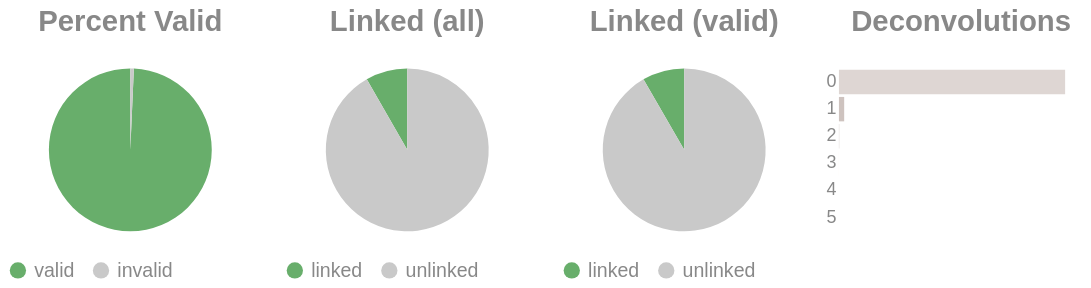

Notebook source saved alongside this figure:
### Code cell
if SKIPLR:
    pass
else:
    clash = Counter()
    for i in valids['molecule'].to_list():
        _mol = i.split("-")
        if len(_mol) == 1:
            clash.update('0')
        else:
            clash.update(_mol[-1])

    _d = {"deconvolutions": [], 'count': []}
    for k,v in clash.items():
        _d['deconvolutions'].append(k)
        _d['count'].append(v)

    tot_valid = valids['reads'].sum()
    mask = valids['reads'] >= 2
    n_linked_reads = valids.filter(mask)['reads'].sum()
    if n_linked_reads == 0:
        print_html("No linked molecules (>=2 reads) were detected; skipping linked-only distributions.")
        SKIPLR = True
    else:
        perc_valid = round(tot_valid / n_reads, 4)
        linked_perc_abs = round(n_linked_reads / n_reads, 4)
        linked_perc = round(n_linked_reads / tot_valid, 4)

    _valid = pl.DataFrame({"valids": ['valid', 'invalid'], "count": [tot_valid, n_reads - tot_valid]})
    _linked_abs = pl.DataFrame({"linked (absolute)": ['linked', 'unlinked'], "count": [n_linked_reads, n_reads - n_linked_reads]})
    _linked_rel = pl.DataFrame({"linked (valids)": ['linked', 'unlinked'], "count": [n_linked_reads, tot_valid - n_linked_reads]})

    (
        alt.hconcat(
            piechart(_valid, goodval = 'valid', title = "Percent Valid"),
            piechart(_linked_abs, goodval = "linked", title =  "Linked (all)"),
            piechart(_linked_rel, goodval = "linked", title =  "Linked (valid)"),
            convolutionbar(pl.DataFrame(_d), title = "Deconvolutions"),
            center = True,
            bounds = 'flush'
        )
        .resolve_scale(color='independent')
        .resolve_legend('independent')
        .properties(usermeta={'embedOptions': {"actions": False}})
    ).display()

### Figure 1 — Vega-Lite specification as saved in the notebook (floating-point values rounded to 4 significant figures)
{"width": "container", "height": 400, "config": {"title": {"anchor": "start", "dy": -15, "fontSize": 18, "color": "#888888", "subtitleColor": "#888888", "subtitleFontSize": 14}, "arc": {"fill": "#0072B2"}, "axis": {"domainColor": "#888888", "domainWidth": 0.5, "gridWidth": 0.2, "grid": false, "titleFontWeight": 400, "titleFontSize": 15, "labelFontSize": 11, "labelColor": "#888888", "tickColor": "#888888", "tickWidth": 0.2, "titleColor": "#888888"}, "axisBand": {"grid": false}, "axisX": {"grid": true, "tickSize": 10, "domainCap": "round"}, "axisY": {"domain": false, "grid": true, "tickSize": 0, "domainCap": "round"}, "background": "transparent", "header": {"labelFontSize": 15, "labelColor": "#888888", "titleFontSize": 15, "titleFontWeight": 600, "titleColor": "#888888"}, "legend": {"labelFont": "sans-serif", "labelFontSize": 12, "labelColor": "#888888", "symbolSize": 100, "symbolType": "circle", "titleFontSize": 12, "titlePadding": 10, "titleColor": "#888888", "title": null}, "range": {"category": ["#E69F00", "#56B4E9", "#009E73", "#F0E442", "#0072B2", "#D55E00", "#CC79A7", "#000000"], "diverging": ["#cfe8f3", "#a2d4ec", "#73bfe2", "#46abdb", "#1696d2", "#12719e"]}, "area": {"fill": "#0072B2", "fillOpacity": 0.7, "line": true, "strokeOpacity": 0.7}, "line": {"color": "#0072B2", "stroke": "#0072B2", "strokeWidth": 2}, "trail": {"color": "#0072B2", "stroke": "#0072B2", "strokeWidth": 0, "size": 1}, "point": {"filled": true, "fillOpacity": 1.0, "size": 95}, "text": {"color": "#888888", "fontSize": 11, "align": "right", "fontWeight": 400, "size": 11}, "bar": {"fill": "#0072B2", "stroke": null}, "view": {"stroke": null, "continuousWidth": 660, "continuousHeight": 400}}, "hconcat": [{"data": {"name": "data-abe7aa9610e06c14d00a5a5d69a5ca58"}, "mark": {"type": "arc"}, "encoding": {"color": {"field": "valids", "legend": {"orient": "bottom", "title": null}, "scale": {"domain": ["valid", "invalid"], "range": ["#68ae6b", "#C9C9C9"]}, "title": "Valids", "type": "nominal"}, "theta": {"field": "count", "type": "quantitative"}, "tooltip": [{"field": "valids", "title": "Valids", "type": "ordinal"}, {"field": "percent", "format": ".2%", "title": "Percent", "type": "quantitative"}, {"field": "count", "title": "Count", "type": "quantitative"}]}, "height": 100, "title": {"text": "Percent Valid", "align": "center", "anchor": "middle"}, "transform": [{"calculate": "datum.count / 2596077", "as": "percent"}], "width": 150}, {"data": {"name": "data-962734bc4582882d40e2cab86f64bdd8"}, "mark": {"type": "arc"}, "encoding": {"color": {"field": "linked (absolute)", "legend": {"orient": "bottom", "title": null}, "scale": {"domain": ["linked", "unlinked"], "range": ["#68ae6b", "#C9C9C9"]}, "title": "Linked (Absolute)", "type": "nominal"}, "theta": {"field": "count", "type": "quantitative"}, "tooltip": [{"field": "linked (absolute)", "title": "Linked (Absolute)", "type": "ordinal"}, {"field": "percent", "format": ".2%", "title": "Percent", "type": "quantitative"}, {"field": "count", "title": "Count", "type": "quantitative"}]}, "height": 100, "title": {"text": "Linked (all)", "align": "center", "anchor": "middle"}, "transform": [{"calculate": "datum.count / 2596077", "as": "percent"}], "width": 150}, {"data": {"name": "data-bdd284cd665aed1ad4d99b988be76104"}, "mark": {"type": "arc"}, "encoding": {"color": {"field": "linked (valids)", "legend": {"orient": "bottom", "title": null}, "scale": {"domain": ["linked", "unlinked"], "range": ["#68ae6b", "#C9C9C9"]}, "title": "Linked (Valids)", "type": "nominal"}, "theta": {"field": "count", "type": "quantitative"}, "tooltip": [{"field": "linked (valids)", "title": "Linked (Valids)", "type": "ordinal"}, {"field": "percent", "format": ".2%", "title": "Percent", "type": "quantitative"}, {"field": "count", "title": "Count", "type": "quantitative"}]}, "height": 100, "title": {"text": "Linked (valid)", "align": "center", "anchor": "middle"}, "transform": [{"calculate": "datum.count / 2578027", "as": "percent"}], "width": 150}, {"data": {"name": "data-8f04466b76c773eca05867dc146d9995"}, "mark": {"type": "bar"}, "encoding": {"color": {"field": "deconvolutions", "legend": null, "scale": {"scheme": "lightgreyred"}, "type": "nominal"}, "tooltip": [{"field": "deconvolutions", "title": "Deconvolutions", "type": "ordinal"}, {"field": "percent", "format": ".2%", "title": "Percent", "type": "quantitative"}, {"field": "count", "title": "Count", "type": "quantitative"}], "x": {"axis": null, "field": "count", "type": "quantitative"}, "y": {"field": "deconvolutions", "sort": "ascending", "title": null, "type": "nominal"}}, "height": 100, "title": {"text": "Deconvolutions", "align": "center", "anchor": "middle"}, "transform": [{"calculate": "datum.count / 2465168", "as": "percent"}], "width": 150}], "bounds": "flush", "center": true, "resolve": {"legend": {"angle": "independent"}, "scale": {"color": "independent"}}, "usermeta": {"embedOptions": {"actions": false}}, "$schema": "https://vega.github.io/schema/vega-lite/v6.1.0.json", "datasets": {"data-abe7aa9610e06c14d00a5a5d69a5ca58": [{"valids": "valid", "count": 2578027}, {"valids": "invalid", "count": 18050}], "data-962734bc4582882d40e2cab86f64bdd8": [{"linked (absolute)": "linked", "count": 214913}, {"linked (absolute)": "unlinked", "count": 2381164}], "data-bdd284cd665aed1ad4d99b988be76104": [{"linked (valids)": "linked", "count": 214913}, {"linked (valids)": "unlinked", "count": 2363114}], "data-8f04466b76c773eca05867dc146d9995": [{"deconvolutions": "0", "count": 2406842}, {"deconvolutions": "1", "count": 55838}, {"deconvolutions": "2", "count": 2357}, {"deconvolutions": "3", "count": 120}, {"deconvolutions": "4", "count": 9}, {"deconvolutions": "5", "count": 2}]}}
